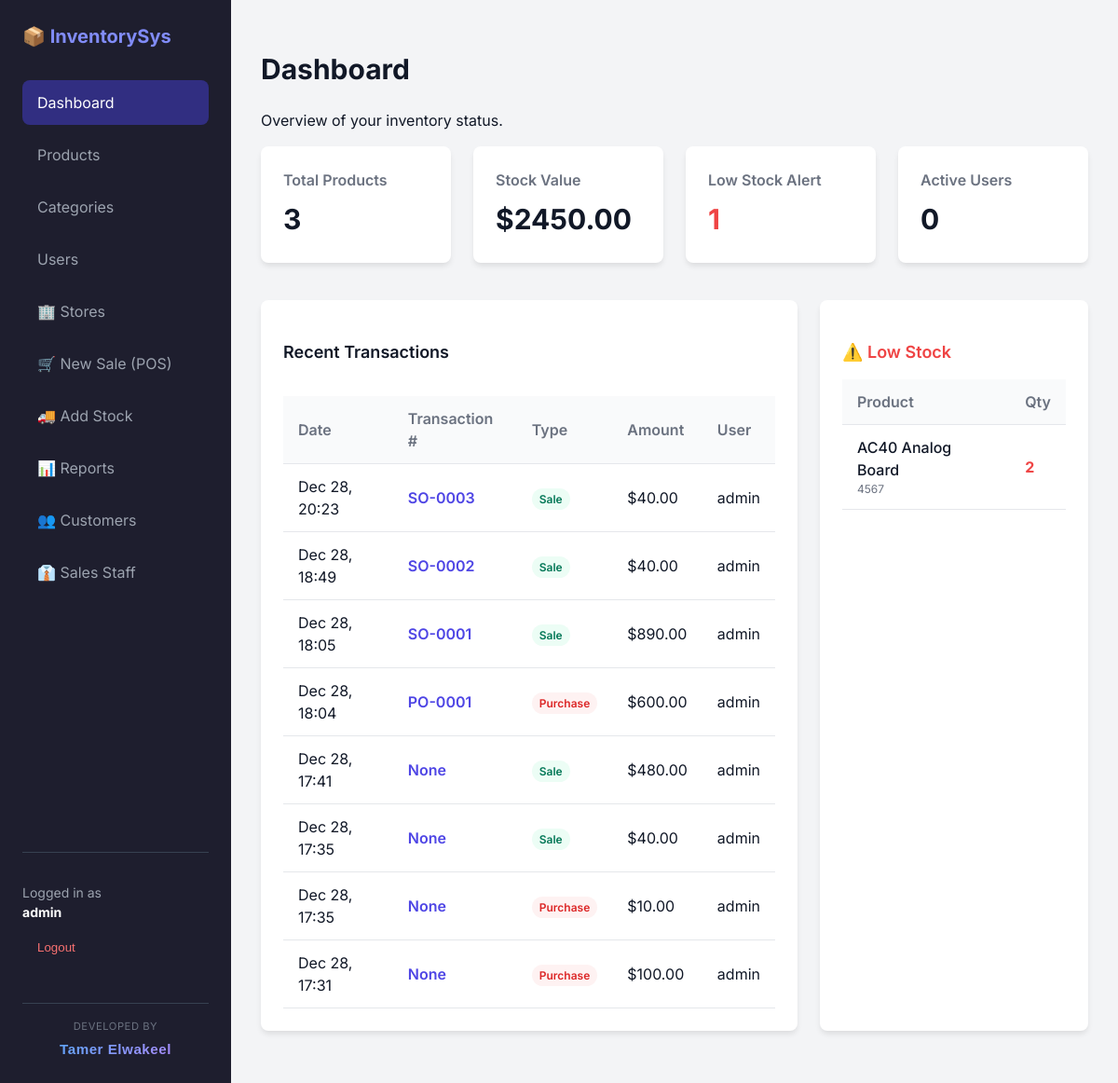
The app's page / (signed in) with its own data.
### inventory/models.py (models this page shows, shortened)
class Sale(models.Model):
    order_id = models.CharField(max_length=20, unique=True, editable=False, null=True)
    user = models.ForeignKey(User, on_delete=models.PROTECT)
    customer = models.ForeignKey(Customer, on_delete=models.SET_NULL, null=True, blank=True)
    sales_person = models.ForeignKey(SalesPerson, on_delete=models.SET_NULL, null=True, blank=True)
    source_store = models.ForeignKey(Store, on_delete=models.PROTECT, related_name='sales_from', null=True) # Where items came from
    destination_store = models.ForeignKey(Store, on_delete=models.PROTECT, related_name='transfers_to', null=True, blank=True) # If transfer
    is_transfer = models.BooleanField(default=False)
    total_amount = models.DecimalField(max_digits=12, decimal_places=2, default=0)
    date = models.DateTimeField(auto_now_add=True)

class Purchase(models.Model):
    order_id = models.CharField(max_length=20, unique=True, editable=False, null=True)
    user = models.ForeignKey(User, on_delete=models.PROTECT)
    supplier = models.CharField(max_length=100, blank=True, null=True)
    destination_store = models.ForeignKey(Store, on_delete=models.PROTECT, related_name='purchases_in', null=True)
    total_amount = models.DecimalField(max_digits=12, decimal_places=2, default=0)
    date = models.DateTimeField(auto_now_add=True)
    note = models.TextField(blank=True)

class Product(models.Model):
    name = models.CharField(max_length=200, db_index=True)
    code = models.CharField(max_length=50, unique=True, db_index=True, help_text="Unique Product Code / Barcode")
    category = models.ForeignKey(Category, on_delete=models.SET_NULL, null=True, related_name='products')
    purchase_price = models.DecimalField(max_digits=10, decimal_places=2)
    selling_price = models.DecimalField(max_digits=10, decimal_places=2)
    quantity = models.IntegerField(default=0, help_text="Global total quantity")
    min_stock_alert = models.IntegerField(default=10, help_text="Alert when stock falls below this level")
    description = models.TextField(blank=True)
    image = models.ImageField(upload_to='products/', blank=True, null=True)
    supplier_name = models.CharField(max_length=100, blank=True, null=True, help_text="Optional Supplier Name")
    created_at = models.DateTimeField(auto_now_add=True)
    updated_at = models.DateTimeField(auto_now=True)
    @property
    def total_stock(self):
        return self.stocks.aggregate(total=models.Sum('quantity'))['total'] or 0
    @property
    def is_low_stock(self):
        return self.total_stock <= self.min_stock_alert

### inventory/views.py (the view)
# urls.py: path('', views.dashboard, name='dashboard'),
@login_required
def dashboard(request):
    total_products = Product.objects.count()
    total_stock_value = Stock.objects.aggregate(
        val=Sum(F('quantity') * F('product__purchase_price'))
    )['val'] or 0
    low_stock_count = 0
    low_stock_products = []
    for p in Product.objects.all():
        if p.is_low_stock:
            low_stock_count += 1
            low_stock_products.append(p)
    recent_sales = Sale.objects.select_related('user').order_by('-date')[:5]
    recent_purchases = Purchase.objects.select_related('user').order_by('-date')[:5]
    transactions_list = []
    for s in recent_sales:
        t_type = 'Transfer' if s.is_transfer else 'Sale'
        transactions_list.append({
            'type': t_type,
            'id': s.id,
            'order_id': s.order_id,
            'date': s.date,
            'user': s.user,
            'amount': s.total_amount,
            'items_count': s.items.count()
        })
    for p in recent_purchases:
        transactions_list.append({
            'type': 'Purchase',
            'id': p.id,
            'order_id': p.order_id,
            'date': p.date,
            'user': p.user,
            'amount': p.total_amount,
            'items_count': p.items.count()
        })
    transactions_list.sort(key=lambda x: x['date'], reverse=True)
    recent_transactions = transactions_list[:10]
    sessions = Session.objects.filter(expire_date__gte=timezone.now())
    uid_list = []
    for s in sessions:
        data = s.get_decoded()
        uid = data.get('_auth_user_id', None)
        if uid:
            uid_list.append(uid)
    active_users_count = User.objects.filter(id__in=uid_list).count()
    context = {
        'total_products': total_products,
        'total_stock_value': total_stock_value,
        'low_stock_count': low_stock_count,
        'recent_transactions': recent_transactions,
        'low_stock_products': low_stock_products[:5],
        'active_users_count': active_users_count,
    }
    return render(request, 'inventory/dashboard.html', context)

### templates/inventory/dashboard.html (shortened to what this page needs)
{% extends 'base.html' %}
{% block content %}
<div class="mb-4">
    <h1 style="font-size: 1.875rem; font-weight: 700; color: var(--text-main);">Dashboard</h1>
    <p class="text-muted">Overview of your inventory status.</p>
</div>
<div class="grid-4 mb-4">
    <div class="card">
        <div class="card-title">Total Products</div>
        <div class="card-value">{{ total_products }}</div>
    </div>
    <div class="card">
        <div class="card-title">Stock Value</div>
        <div class="card-value">${{ total_stock_value|floatformat:2 }}</div>
    </div>
    <div class="card">
        <div class="card-title">Low Stock Alert</div>
        <div class="card-value" style="color: var(--danger-color);">{{ low_stock_count }}</div>
    </div>
    <div class="card">
        <div class="card-title">Active Users</div>
        <div class="card-value">{{ active_users_count }}</div>
    </div>
</div>
<div class="grid-4" style="grid-template-columns: 2fr 1fr;">
    <div class="card">
        <div class="flex justify-between items-center mb-4">
            <h3 style="font-size: 1.125rem; font-weight: 600;">Recent Transactions</h3>
        </div>
        <div class="table-container">
            <table>
                <thead>
                    <tr>
                        <th>Date</th>
                        <th>Transaction #</th>
                        <th>Type</th>
                        <th>Amount</th>
                        <th>User</th>
                    </tr>
                </thead>
                <tbody>
                    {% for t in recent_transactions %}
                    <tr style="cursor: pointer;" onclick="openTransactionDetail('{{ t.type }}', {{ t.id }})">
                        <td>{{ t.date|date:"M d, H:i" }}</td>
                        <td style="font-weight: 600; color: var(--primary-color);">{{ t.order_id }}</td>
                        <td>
                            <span class="badge {% if t.type == 'Sale' %}badge-green{% else %}badge-red{% endif %}">
                                {{ t.type }}
                            </span>
                        </td>
                        <td>${{ t.amount }}</td>
                        <td>{{ t.user.username }}</td>
                    </tr>
                    {% empty %}
                    <tr>
                        <td colspan="5" style="text-align: center; color: var(--text-muted);">No recent transactions.
                        </td>
                    </tr>
                    {% endfor %}
                </tbody>
            </table>
        </div>
    </div>
    <div class="card">
        <h3 style="font-size: 1.125rem; font-weight: 600; margin-bottom: 1rem; color: var(--danger-color);">⚠️ Low Stock
        </h3>
        <div class="table-container">
            <table>
                <thead>
                    <tr>
                        <th>Product</th>
                        <th>Qty</th>
                    </tr>
                </thead>
                <tbody>
                    {% for p in low_stock_products %}
                    <tr>
                        <td>
                            <div style="font-weight: 500;">{{ p.name }}</div>
                            <div style="font-size: 0.75rem; color: var(--text-muted);">{{ p.code }}</div>
                        </td>
                        <td class="text-danger" style="font-weight: 700;">{{ p.quantity }}</td>
                    </tr>
                    {% empty %}
                    <tr>
                        <td colspan="2" class="text-muted">All stocks healthy.</td>
                    </tr>
                    {% endfor %}
                </tbody>
            </table>
        </div>
    </div>
</div>
{% endblock %}

### templates/base.html (shortened to what this page needs)
{% load static %}
<!DOCTYPE html>
<html lang="en">
<head>
    <link rel="stylesheet" href="{% static 'css/style.css' %}">
</head>
<body>
    <div class="layout">
        <aside class="sidebar">
            <div class="sidebar-title">📦 InventorySys</div>
            <nav>
                <a href="{% url 'dashboard' %}"
                    class="nav-link {% if request.resolver_match.url_name == 'dashboard' %}active{% endif %}">
                    Dashboard
                </a>
                <a href="{% url 'product_list' %}"
                    class="nav-link {% if 'product' in request.resolver_match.url_name %}active{% endif %}">
                    Products
                </a>
                <a href="{% url 'category_list' %}"
                    class="nav-link {% if 'category' in request.resolver_match.url_name %}active{% endif %}">
                    Categories
                </a>
                {% if request.user.is_superuser %}
                <a href="{% url 'user_list' %}"
                    class="nav-link {% if 'user' in request.resolver_match.url_name %}active{% endif %}">Users</a>
                <a href="{% url 'store_list' %}"
                    class="nav-link {% if 'store' in request.resolver_match.url_name %}active{% endif %}">🏢 Stores</a>
                {% endif %}
                <a href="{% url 'pos' %}"
                    class="nav-link {% if 'pos' in request.resolver_match.url_name %}active{% endif %}">
                    🛒 New Sale (POS)
                </a>
                <a href="{% url 'purchase' %}"
                    class="nav-link {% if 'purchase' in request.resolver_match.url_name %}active{% endif %}">
                    🚚 Add Stock
                </a>
                <a href="{% url 'reports' %}"
                    class="nav-link {% if 'reports' in request.resolver_match.url_name %}active{% endif %}">
                    📊 Reports
                </a>
                <a href="{% url 'customer_list' %}"
                    class="nav-link {% if 'customer' in request.resolver_match.url_name %}active{% endif %}">
                    👥 Customers
                </a>
                <a href="{% url 'salesperson_list' %}"
                    class="nav-link {% if 'salesperson' in request.resolver_match.url_name %}active{% endif %}">
                    👔 Sales Staff
                </a>
            </nav>
            <div style="margin-top: auto; padding-top: 2rem; border-top: 1px solid #374151;">
                <div style="font-size: 0.875rem; color: #9CA3AF;">
                    Logged in as <br>
                    <strong style="color: white;">{{ request.user.username }}</strong>
                </div>
                <form action="{% url 'logout' %}" method="post" style="margin-top: 0.5rem;">
                    <button type="submit" class="nav-link"
                        style="background: none; border: none; padding: 0.75rem 1rem; color: #F87171; width: 100%; text-align: left; cursor: pointer;">
                        Logout
                    </button>
                </form>
            </div>
            <div style="margin-top: 2rem; padding-top: 1rem; border-top: 1px solid #374151; text-align: center;">
                <span
                    style="display: block; font-size: 0.7rem; color: #6B7280; text-transform: uppercase; letter-spacing: 0.05em; margin-bottom: 0.25rem;">Developed
                    By</span>
                <span
                    style="background: linear-gradient(135deg, #60A5FA 0%, #A78BFA 100%); -webkit-background-clip: text; -webkit-text-fill-color: transparent; font-weight: 800; font-size: 0.95rem; font-family: sans-serif; letter-spacing: 0.5px;">Tamer
                    Elwakeel</span>
            </div>
        </aside>
        <main class="main-content">
            {% block content %}{% endblock %}
        </main>
    </div>
</body>
</html>

### static/css/style.css (style rules this page uses)
:root { --primary-color: #4F46E5; --primary-hover: #4338CA; --secondary-color: #64748B; --success-color: #10B981; --danger-color: #EF4444; --warning-color: #F59E0B; --bg-body: #F3F4F6; --bg-card: #FFFFFF; --text-main: #111827; --text-muted: #6B7280; --border-color: #E5E7EB; --shadow-sm: 0 1px 2px 0 rgba(0, 0, 0, 0.05); --shadow-md: 0 4px 6px -1px rgba(0, 0, 0, 0.1); --shadow-lg: 0 10px 15px -3px rgba(0, 0, 0, 0.1); --radius: 0.5rem; }
body { font-family: 'Inter', sans-serif; color: var(--text-main); background-color: var(--bg-body); margin: 0; line-height: 1.5; }
.layout { display: flex; min-height: 100vh; }
.sidebar { width: 200px; background-color: #1E1E2E; color: white; padding: 1.5rem; display: flex; flex-direction: column; }
.sidebar-title { font-size: 1.25rem; font-weight: 700; margin-bottom: 2rem; color: #818CF8; }
.nav-link { display: block; padding: 0.75rem 1rem; color: #9CA3AF; text-decoration: none; border-radius: var(--radius); margin-bottom: 0.5rem; transition: all 0.2s; }
.nav-link:hover, .nav-link.active { background-color: #312E81; color: white; }
.main-content { flex: 1; padding: 2rem; overflow-y: auto; }
.card { background-color: var(--bg-card); border-radius: var(--radius); padding: 1.5rem; box-shadow: var(--shadow-md); margin-bottom: 1.5rem; }
.card-title { font-size: 1rem; font-weight: 600; color: var(--text-muted); margin-bottom: 0.5rem; }
.card-value { font-size: 1.875rem; font-weight: 700; color: var(--text-main); }
.table-container { overflow-x: auto; }
table { width: 100%; border-collapse: collapse; text-align: left; }
th { padding: 0.75rem 1rem; font-weight: 600; color: var(--text-muted); border-bottom: 1px solid var(--border-color); background-color: #F9FAFB; }
td { padding: 0.75rem 1rem; border-bottom: 1px solid var(--border-color); vertical-align: middle; }
.flex { display: flex; }
.justify-between { justify-content: space-between; }
.items-center { align-items: center; }
.mb-4 { margin-bottom: 1rem; }
.grid-4 { display: grid; grid-template-columns: repeat(auto-fit, minmax(200px, 1fr)); gap: 1.5rem; }
.text-danger { color: var(--danger-color); }
.badge { padding: 0.25rem 0.5rem; border-radius: 9999px; font-size: 0.75rem; font-weight: 600; }
.badge-red { background-color: #FEF2F2; color: #DC2626; }
.badge-green { background-color: #ECFDF5; color: #047857; }

### records on screen
Product: name "AC40 Analog Board", code "4567", quantity "2"

### other values on screen
{{ request.user.username }} "admin"
{{ total_products }} "3"
{{ total_stock_value|floatformat:2 }} "2450.00"
{{ low_stock_count }} "1"
{{ active_users_count }} "0"
{{ t.date|date:"M d, H:i" }} "Dec 28, 20:23"
{{ t.order_id }} "SO-0003"
{{ t.type }} "Sale"
{{ t.amount }} "40.00"
{{ t.user.username }} "admin"
{{ t.date|date:"M d, H:i" }} "Dec 28, 18:49"
{{ t.order_id }} "SO-0002"
{{ t.date|date:"M d, H:i" }} "Dec 28, 18:05"
{{ t.order_id }} "SO-0001"
{{ t.amount }} "890.00"
